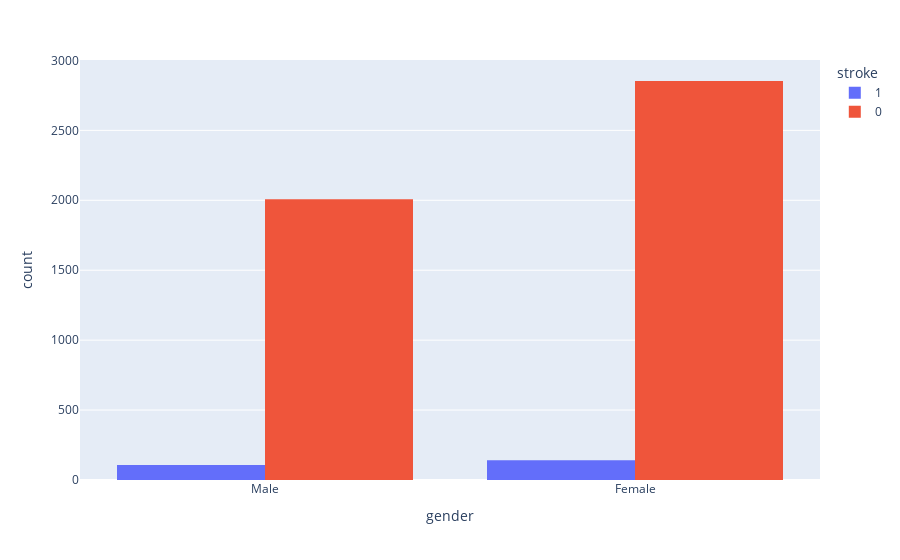

The cell this chart's notebook holds for it:
### Code cell
fig = px.histogram(df, x = "gender", color = "stroke", barmode="group")
fig.show()

### Figure 1 — Plotly figure (JSON) as saved in the notebook; plotly's stock layout.template omitted (floating-point values rounded to 4 significant figures; data arrays with more than 128 entries replaced by an {"elided": "..."} marker saying what was removed)
{"data": [{"alignmentgroup": "True", "bingroup": "x", "hovertemplate": "stroke=1<br>gender=%{x}<br>count=%{y}<extra></extra>", "legendgroup": "1", "marker": {"color": "#636efa", "pattern": {"shape": ""}}, "name": "1", "offsetgroup": "1", "orientation": "v", "showlegend": true, "type": "histogram", "x": {"elided": "249 str values"}, "xaxis": "x", "yaxis": "y"}, {"alignmentgroup": "True", "bingroup": "x", "hovertemplate": "stroke=0<br>gender=%{x}<br>count=%{y}<extra></extra>", "legendgroup": "0", "marker": {"color": "#EF553B", "pattern": {"shape": ""}}, "name": "0", "offsetgroup": "0", "orientation": "v", "showlegend": true, "type": "histogram", "x": {"elided": "4860 str values"}, "xaxis": "x", "yaxis": "y"}], "layout": {"barmode": "group", "legend": {"title": {"text": "stroke"}, "tracegroupgap": 0}, "margin": {"t": 60}, "xaxis": {"anchor": "y", "domain": [0, 1], "title": {"text": "gender"}}, "yaxis": {"anchor": "x", "domain": [0, 1], "title": {"text": "count"}}}}
